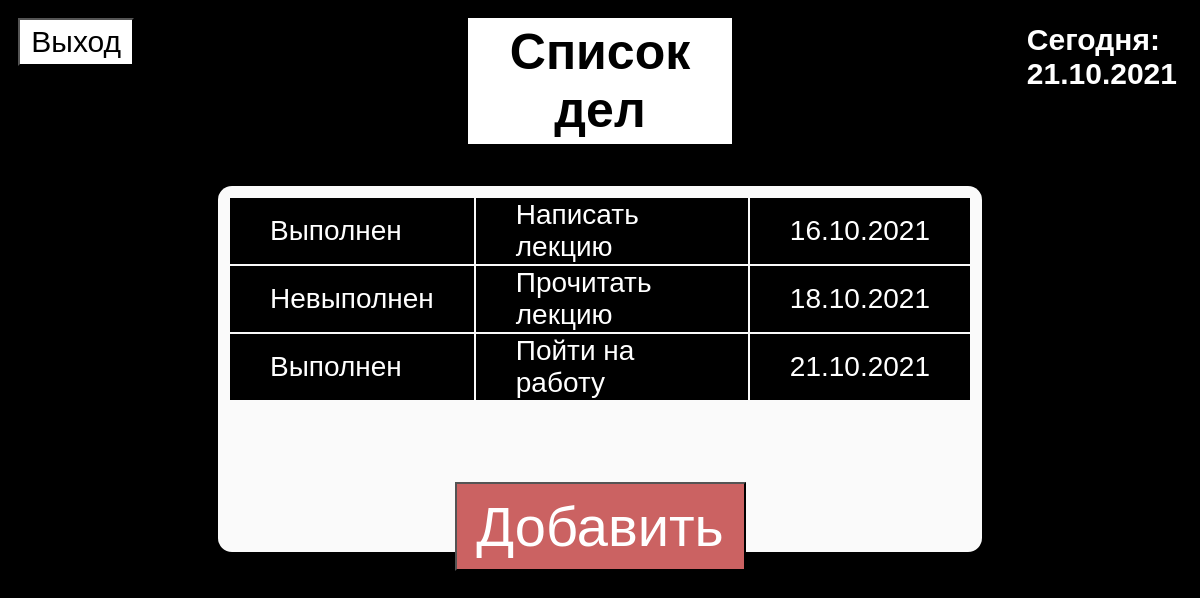
/index.html (signed in), run on an earlier commit of the app's database.
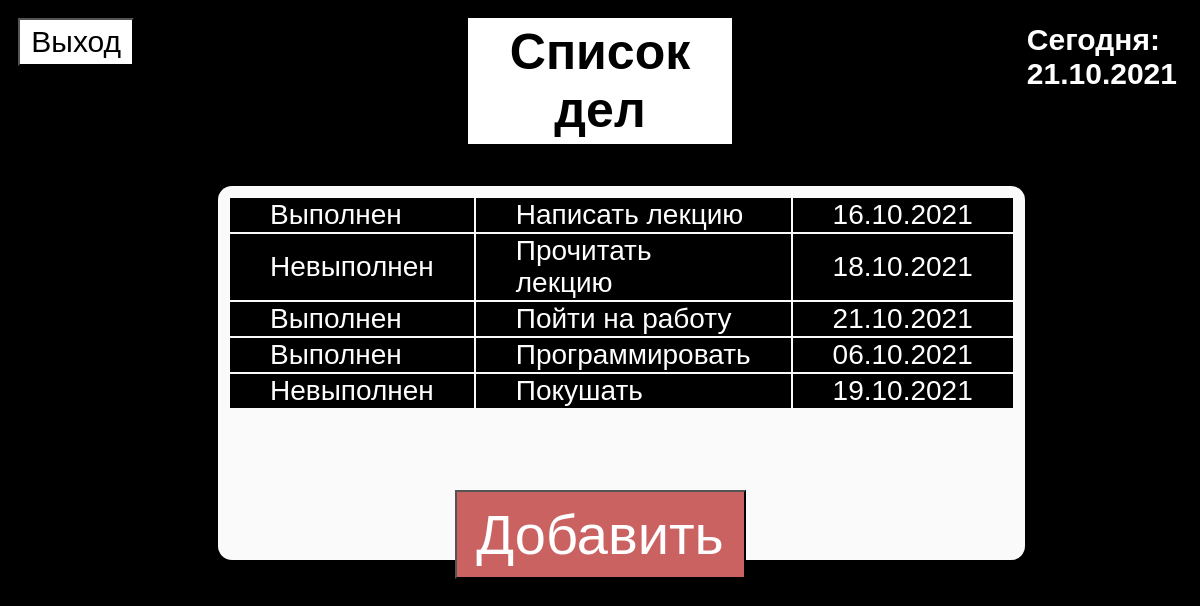
And on a later commit of the database.
### pulls/models.py (models this page shows)
class Task(models.Model):
    status = models.CharField(max_length=20, blank=True)
    task_name = models.CharField(max_length=50)
    data = models.DateField()
    User_id = models.ForeignKey(User, on_delete=models.CASCADE, default=None, blank=True)

### pulls/views.py (the view)
# urls.py: path('index.html', MainPage.as_view()),
class MainPage(View):
    def get(self, request):
        date_today = timezone.now()
        tasks = get_task(request.session['id_user'])
        context = {
            "tasks": tasks,
            "date_today": date_today
        }
        return render(request, 'index.html', context=context)

### pulls/basa.py (called while the page is built)
def get_task(user_id):
    tasks = Task.objects.filter(User_id=user_id)
    return tasks

### templates/index.html (shortened to what this page needs)
{% extends 'base.html' %}
{% load static %}
{% block link %}
    <link rel="stylesheet" href="{% static 'css/style.css'%}" type="text/css">
{% endblock %}
{% block content %}
    <button name="write" class="exitBtn" onclick="window.location.href='exit.html'">Выход</button>
    <h3 class="cssdata">Сегодня: <div >{{date_today | date:"d.m.Y"}}</div></h3>
    <h2 id="myDIV">Cписок дел</h2>
    <table id="myUL">
        {% for task in tasks %}
        {% include 'tasks.html' %}
        {% endfor %}
    </table>
    <button onclick="window.location.href='add.html' " class="addBtn">Добавить</button>
{% endblock %}

### templates/base.html (shortened to what this page needs)
{% load static %}
<html lang="ru">
<head>
    {% block link %}{% endblock %}
</head>
<body>
    {% block content %}
    {% endblock %}
</body>
</html>

### templates/tasks.html
{% block content %}
        <tr class='success'>
            <td style='width:1%' >{{ task.status }}</td>
            <td style='width:87%'>{{ task.task_name}}</td>
            <td style='width:12%'>{{ task.data| date:"d.m.Y" }}</td>
        </tr>
{% endblock %}

### static/css/style.css (style rules this page uses)
body { background: #000000; padding: 10px; font-family: Helvetica; }
#myUL { border-radius: 14px; background: #fafafa; font-size: 30px; margin-top: 1px; margin-inline: 200px; justify-content: left; padding-bottom: 150px; padding-inline: 10px; }
#myDIV { padding : 5px; background: #ffffff; font-size: 50px; color: #000000; text-align: center; margin-inline: 450px; margin-top:0px; }
.exitBtn { padding: 5px; width: 10%; background: #ffffff; color: #000000; float: left; text-align: center; cursor: pointer; transition: 0.3s; font-size: 30px; }
table { margin: auto; padding: 10px; background: #eee; }
tr td { text-align: left; cursor: pointer; position: relative; width: 100%; background: #000000; font-size: 28px; transition: 0.2s; color: #ffffff; padding-left: 40px; padding-right: 40px; }
tr { text-align: left; cursor: pointer; position: relative; width: 100%; background: #000000; font-size: 28px; transition: 0.2s; color: #ffffff; padding-left: 40px; padding-right: 40px; }
.addBtn { position: relative; padding: 10px; width: 25%; background: #cb6262; color: #ffffff; font-size: 56px; cursor: pointer; display: flex; justify-content: center; margin:auto auto; bottom: 70px; }
.cssdata { float:right; color: #ffffff; padding: 5px; margin:0px; font-size: 30px; }

What changed in the data, as far as the page shows it:
added Task: status "Выполнен", task_name "Программировать", data "06.10.2021"
added Task: status "Невыполнен", task_name "Покушать", data "19.10.2021"
